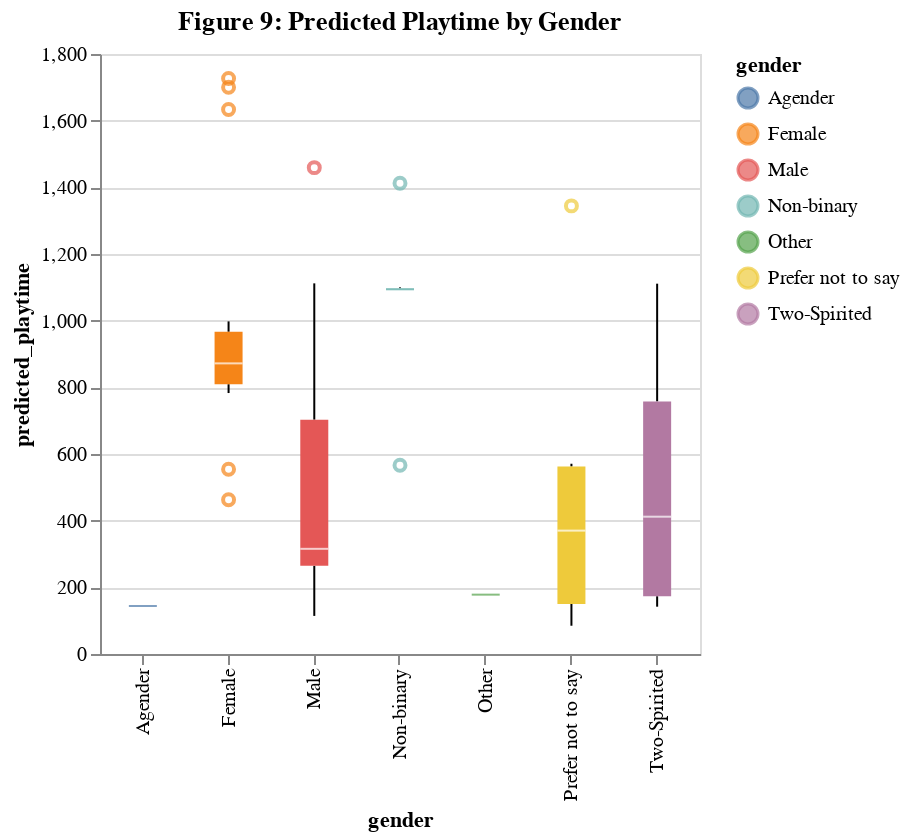

Notebook cell for this chart:
### Code cell
chart_gender = alt.Chart(player_summary).mark_boxplot().encode(
    x="gender:N",
    y="predicted_playtime:Q",
    color="gender:N"
).properties(
    title="Figure 9: Predicted Playtime by Gender",
    width=300, height=300
)
chart_gender

### Figure 1 — Vega-Lite specification as saved in the notebook (floating-point values rounded to 4 significant figures)
{"config": {"view": {"continuousWidth": 300, "continuousHeight": 300}}, "data": {"name": "data-f3c4b8a3c0f477a82ccea72b8bb4d165"}, "mark": {"type": "boxplot"}, "encoding": {"color": {"field": "gender", "type": "nominal"}, "x": {"field": "gender", "type": "nominal"}, "y": {"field": "predicted_playtime", "type": "quantitative"}}, "height": 300, "title": "Figure 9: Predicted Playtime by Gender", "width": 300, "$schema": "https://vega.github.io/schema/vega-lite/v5.20.1.json", "datasets": {"data-f3c4b8a3c0f477a82ccea72b8bb4d165": [{"hashedemail": "0088b5e134c3f0498a18c7ea6b8d77b4b0ff1636fc93355ccc95b45423367832", "experience": "Regular", "subscribe": true, "gender": "Male", "age": 20, "total_playtime_min": 106.0, "session_count": 2, "avg_session_length_min": 53.0, "predicted_playtime": 1112.0}, {"hashedemail": "060aca80f8cfbf1c91553a72f4d5ec8034764b05ab59fe8e1cf0eee9a7b67967", "experience": "Pro", "subscribe": false, "gender": "Male", "age": 21, "total_playtime_min": 30.0, "session_count": 1, "avg_session_length_min": 30.0, "predicted_playtime": 278.3}, {"hashedemail": "0ce7bfa910d47fc91f21a7b3acd8f33bde6db57912ce0290fa0437ce0b97f387", "experience": "Beginner", "subscribe": true, "gender": "Male", "age": 17, "total_playtime_min": 11.0, "session_count": 1, "avg_session_length_min": 11.0, "predicted_playtime": 702.3}, {"hashedemail": "0d4d71be33e2bc7266ee4983002bd930f69d304288a8663529c875f40f1750f3", "experience": "Regular", "subscribe": true, "gender": "Male", "age": 17, "total_playtime_min": 418.0, "session_count": 13, "avg_session_length_min": 32.15, "predicted_playtime": 702.1}, {"hashedemail": "0d70dd9cac34d646c810b1846fe6a85b9e288a76f5dcab9c1ff1a0e7ca200b3a", "experience": "Pro", "subscribe": true, "gender": "Male", "age": 17, "total_playtime_min": 70.0, "session_count": 2, "avg_session_length_min": 35.0, "predicted_playtime": 763.7}, {"hashedemail": "11006065e9412650e99eea4a4aaaf0399bc338006f85e80cc82d18b49f0e2aa4", "experience": "Veteran", "subscribe": false, "gender": "Male", "age": 19, "total_playtime_min": 10.0, "session_count": 1, "avg_session_length_min": 10.0, "predicted_playtime": 232.9}, {"hashedemail": "119f01b9877fc5ea0073d05602a353b91c4b48e4cf02f42bb8d661b46a34b760", "experience": "Amateur", "subscribe": true, "gender": "Female", "age": 21, "total_playtime_min": 50.0, "session_count": 1, "avg_session_length_min": 50.0, "predicted_playtime": 957.4}, {"hashedemail": "18936844e06b6c7871dce06384e2d142dd86756941641ef39cf40a9967ea14e3", "experience": "Amateur", "subscribe": true, "gender": "Male", "age": 14, "total_playtime_min": 1217.0, "session_count": 41, "avg_session_length_min": 29.68, "predicted_playtime": 701.3}, {"hashedemail": "1a2b92f18f36b0b59b41d648d10a9b8b20a2adff550ddbcb8cec2f47d4d881d0", "experience": "Beginner", "subscribe": false, "gender": "Female", "age": 37, "total_playtime_min": 18.0, "session_count": 1, "avg_session_length_min": 18.0, "predicted_playtime": 462.9}, {"hashedemail": "1d2371d8a35c8831034b25bda8764539ab7db0f63938696917c447128a2540dd", "experience": "Amateur", "subscribe": false, "gender": "Male", "age": 21, "total_playtime_min": 5.0, "session_count": 1, "avg_session_length_min": 5.0, "predicted_playtime": 257.7}, {"hashedemail": "200db0417ee70863c7e2a0f214c737476fb86de5869d0b907a077d726357e687", "experience": "Amateur", "subscribe": false, "gender": "Female", "age": 17, "total_playtime_min": 12.0, "session_count": 1, "avg_session_length_min": 12.0, "predicted_playtime": 782.9}, {"hashedemail": "20ae3f8b5323674fe6e537bc91928841cfc2a00c1b36522fd25370bb6fa89d36", "experience": "Regular", "subscribe": true, "gender": "Male", "age": 19, "total_playtime_min": 46.0, "session_count": 2, "avg_session_length_min": 23.0, "predicted_playtime": 1459.0}, {"hashedemail": "22a78bfd44e46931261d06864b92cf9a8fd77fb02bec66cb71646dd9da222a0d", "experience": "Amateur", "subscribe": true, "gender": "Non-binary", "age": 17, "total_playtime_min": 86.0, "session_count": 2, "avg_session_length_min": 43.0, "predicted_playtime": 1100.0}, {"hashedemail": "23fe711e0e3b77f1da7aa221ab1192afe21648d47d2b4fa7a5a659ff443a0eb5", "experience": "Amateur", "subscribe": true, "gender": "Female", "age": 21, "total_playtime_min": 50.0, "session_count": 1, "avg_session_length_min": 50.0, "predicted_playtime": 957.4}, {"hashedemail": "24d4892c2c3ce11d3e54c3bf31ee218901cac7a2f564911d67424c8fdf0874fe", "experience": "Amateur", "subscribe": true, "gender": "Male", "age": 22, "total_playtime_min": 2366.0, "session_count": 79, "avg_session_length_min": 29.95, "predicted_playtime": 266.5}, {"hashedemail": "25879aecc205544bc6505f9faf768356e0a3b7126057308ae3235f8a514e9a62", "experience": "Amateur", "subscribe": true, "gender": "Female", "age": 17, "total_playtime_min": 7.0, "session_count": 1, "avg_session_length_min": 7.0, "predicted_playtime": 997.8}, {"hashedemail": "2917e2dacafed92d017b9f356ce90a442bea6e4ad59dbbb484a920398acb8974", "experience": "Amateur", "subscribe": false, "gender": "Two-Spirited", "age": 26, "total_playtime_min": 5.0, "session_count": 1, "avg_session_length_min": 5.0, "predicted_playtime": 141.9}, {"hashedemail": "2cfed571797b66cc810c32562fc5b0f70b5bec0f5250799245527135bbf9662e", "experience": "Amateur", "subscribe": true, "gender": "Male", "age": 16, "total_playtime_min": 6.0, "session_count": 1, "avg_session_length_min": 6.0, "predicted_playtime": 701.5}, {"hashedemail": "336adf9b9070abb44eaec22a48b04d8cda6cf0c98a46eef37779a1dcb6f5b4bb", "experience": "Regular", "subscribe": true, "gender": "Male", "age": 21, "total_playtime_min": 266.0, "session_count": 3, "avg_session_length_min": 88.67, "predicted_playtime": 696.1}, {"hashedemail": "36d9cbb4c6bc0c1a6911436d2da0d09ec625e43e6552f575d4acc9cf487c4686", "experience": "Amateur", "subscribe": true, "gender": "Male", "age": 17, "total_playtime_min": 3873.0, "session_count": 130, "avg_session_length_min": 29.79, "predicted_playtime": 703.0}, {"hashedemail": "3caa832978e0596779f4ee7c686c4592fb6de893925025d25bf26be9a8cd03f5", "experience": "Amateur", "subscribe": true, "gender": "Male", "age": 22, "total_playtime_min": 12.0, "session_count": 1, "avg_session_length_min": 12.0, "predicted_playtime": 266.5}, {"hashedemail": "42382bb2af563e6979c5b84d288cbb49bb2ef90b1bcf196c2902da4ce20eb7f3", "experience": "Amateur", "subscribe": true, "gender": "Female", "age": 22, "total_playtime_min": 55.0, "session_count": 1, "avg_session_length_min": 55.0, "predicted_playtime": 867.1}, {"hashedemail": "42eafe96ed5c1684e3b5cc614d1b01a117173d3ec6898abcf1177d9822bd39f7", "experience": "Beginner", "subscribe": false, "gender": "Female", "age": 17, "total_playtime_min": 59.0, "session_count": 11, "avg_session_length_min": 5.364, "predicted_playtime": 786.8}, {"hashedemail": "4b01bce3f141289709e8278b02ba5d2aaa7105d7ccb9c7deb37670a80e332774", "experience": "Amateur", "subscribe": true, "gender": "Male", "age": 23, "total_playtime_min": 121.0, "session_count": 1, "avg_session_length_min": 121.0, "predicted_playtime": 266.5}, {"hashedemail": "4bed6f49b672974f706aa7f020b4f29020326bf594520593557cd381a51559b8", "experience": "Beginner", "subscribe": true, "gender": "Female", "age": 25, "total_playtime_min": 101.0, "session_count": 1, "avg_session_length_min": 101.0, "predicted_playtime": 866.4}, {"hashedemail": "4bfad3613c71ace05644bf210195d9fb0d3d9513753ad2f8a16d1a80699bb906", "experience": "Veteran", "subscribe": false, "gender": "Male", "age": 17, "total_playtime_min": 11.0, "session_count": 1, "avg_session_length_min": 11.0, "predicted_playtime": 199.1}, {"hashedemail": "55d24216db39c27e1f17cc43d3127cbf8ed76ada6d098202b53ded319855e2c1", "experience": "Amateur", "subscribe": true, "gender": "Male", "age": 17, "total_playtime_min": 33.0, "session_count": 3, "avg_session_length_min": 11.0, "predicted_playtime": 703.0}, {"hashedemail": "577aa5f15468252b1c6f32dcd515012923476292e30f95e6b4128c770e993f92", "experience": "Veteran", "subscribe": true, "gender": "Male", "age": 17, "total_playtime_min": 10.0, "session_count": 1, "avg_session_length_min": 10.0, "predicted_playtime": 282.2}, {"hashedemail": "5a340c0e3d1aa3e579efc625bd3e5bca7fc25f7115b68e9411f457464bfd3df4", "experience": "Veteran", "subscribe": true, "gender": "Male", "age": 20, "total_playtime_min": 33.0, "session_count": 2, "avg_session_length_min": 16.5, "predicted_playtime": 282.0}, {"hashedemail": "5afb9b4ba7f0bb42d4e4d72ee21be8a51131a7677f0519b4606fdbf770eec750", "experience": "Amateur", "subscribe": true, "gender": "Male", "age": 17, "total_playtime_min": 14.0, "session_count": 1, "avg_session_length_min": 14.0, "predicted_playtime": 703.0}, {"hashedemail": "5baba1651a0b92788bc0d6dcdf00be64af1cf9f0015bbeed204ddabd1d872e83", "experience": "Regular", "subscribe": true, "gender": "Female", "age": 28, "total_playtime_min": 43.0, "session_count": 1, "avg_session_length_min": 43.0, "predicted_playtime": 1726.0}, {"hashedemail": "5c27e8b9fed2816b006dc8397ec04470b59339fd591a46a3eb7951b939b72984", "experience": "Amateur", "subscribe": false, "gender": "Male", "age": 18, "total_playtime_min": 57.0, "session_count": 1, "avg_session_length_min": 57.0, "predicted_playtime": 255.5}, {"hashedemail": "5e0beb10f6163a508622ef25220d780bdd012a89dee571db77fc502980c0e57d", "experience": "Regular", "subscribe": true, "gender": "Male", "age": 15, "total_playtime_min": 9.0, "session_count": 1, "avg_session_length_min": 9.0, "predicted_playtime": 704.4}, {"hashedemail": "6b1cdc07fcc1f7ea09509341fd245dd34fdba386f14a493e9107c18604baedc9", "experience": "Veteran", "subscribe": true, "gender": "Non-binary", "age": 17, "total_playtime_min": 11.0, "session_count": 1, "avg_session_length_min": 11.0, "predicted_playtime": 1089.0}, {"hashedemail": "6ca8a90e4f5c61bf36baf556d446873c4e894e7a62f91996aa237be64b0e183b", "experience": "Beginner", "subscribe": true, "gender": "Female", "age": 17, "total_playtime_min": 66.0, "session_count": 1, "avg_session_length_min": 66.0, "predicted_playtime": 886.7}, {"hashedemail": "6fa105fac7f4f37350f21830db78cde153d8edda41d6f4f2d48c9785d605c5e5", "experience": "Amateur", "subscribe": false, "gender": "Male", "age": 45, "total_playtime_min": 7.0, "session_count": 1, "avg_session_length_min": 7.0, "predicted_playtime": 175.6}, {"hashedemail": "7096b30972a32029244fc6171f21bc5996b51b8d75df7a94f003dead428988f9", "experience": "Amateur", "subscribe": false, "gender": "Male", "age": 26, "total_playtime_min": 72.0, "session_count": 2, "avg_session_length_min": 36.0, "predicted_playtime": 252.2}, {"hashedemail": "70db3a16ef58cf8bf6d8658c426ba4a5fcd7523a0abdd413f14466c41181215d", "experience": "Veteran", "subscribe": false, "gender": "Male", "age": 22, "total_playtime_min": 15.0, "session_count": 1, "avg_session_length_min": 15.0, "predicted_playtime": 122.0}, {"hashedemail": "710148466b44cb02ba894aa9005a4892e619250ebd01153055d6c7578fc1ea10", "experience": "Amateur", "subscribe": true, "gender": "Male", "age": 23, "total_playtime_min": 8.0, "session_count": 1, "avg_session_length_min": 8.0, "predicted_playtime": 266.5}, {"hashedemail": "71453e425f07d10da4fa2b349c83e73ccdf0fb3312f778b35c5802c3292c87bd", "experience": "Veteran", "subscribe": false, "gender": "Male", "age": 22, "total_playtime_min": 21.0, "session_count": 1, "avg_session_length_min": 21.0, "predicted_playtime": 122.0}, {"hashedemail": "71e724778a28bb0ebbdacb1328944dfef427525466b012b66e7554a65e401a16", "experience": "Regular", "subscribe": true, "gender": "Male", "age": 14, "total_playtime_min": 20.0, "session_count": 2, "avg_session_length_min": 10.0, "predicted_playtime": 704.9}, {"hashedemail": "722ab6d91280c439f2780767a1250889e93f75fc0ba0bc48175da022ab3e9ea9", "experience": "Beginner", "subscribe": false, "gender": "Female", "age": 17, "total_playtime_min": 5.0, "session_count": 1, "avg_session_length_min": 5.0, "predicted_playtime": 786.8}, {"hashedemail": "75f275366c0dbb8b23957b97aaaf77db5d6517fb846d3d4d209bd391ae3d39f6", "experience": "Amateur", "subscribe": true, "gender": "Male", "age": 24, "total_playtime_min": 24.0, "session_count": 1, "avg_session_length_min": 24.0, "predicted_playtime": 266.5}, {"hashedemail": "7a4686586d290c67179275c7c3dfb4ea02f4d317d9ee0e2cee98baa27877a875", "experience": "Veteran", "subscribe": true, "gender": "Female", "age": 23, "total_playtime_min": 115.0, "session_count": 3, "avg_session_length_min": 38.33, "predicted_playtime": 876.6}, {"hashedemail": "7b17513f11968feaf6b02977885c436dc2a4549489ca25ef03022f9fbae19d81", "experience": "Regular", "subscribe": false, "gender": "Male", "age": 50, "total_playtime_min": 5.0, "session_count": 1, "avg_session_length_min": 5.0, "predicted_playtime": 174.3}, {"hashedemail": "7b5c323f9a9e21b6bcc2a8c431e96f9f2155c7b4318a68d3e7d9edd2018095a9", "experience": "Beginner", "subscribe": true, "gender": "Two-Spirited", "age": 17, "total_playtime_min": 5.0, "session_count": 1, "avg_session_length_min": 5.0, "predicted_playtime": 640.1}, {"hashedemail": "7c0ae28a5f85a515a8063f9ed989aa26c5ebcc64f6b7be2948c0b300c2c9bd47", "experience": "Amateur", "subscribe": true, "gender": "Male", "age": 23, "total_playtime_min": 9.0, "session_count": 1, "avg_session_length_min": 9.0, "predicted_playtime": 266.5}, {"hashedemail": "7d71c49cbbce8dcf0276b2bfecfa2d16f22cb31a4024556d6085884298f2ee8d", "experience": "Regular", "subscribe": true, "gender": "Two-Spirited", "age": 99, "total_playtime_min": 8.0, "session_count": 1, "avg_session_length_min": 8.0, "predicted_playtime": 183.8}, {"hashedemail": "7dc01f10bf20671ecfccdac23812b1b415acd42c2147cb0af4d48fcce2420f3e", "experience": "Regular", "subscribe": true, "gender": "Male", "age": 21, "total_playtime_min": 9.0, "session_count": 1, "avg_session_length_min": 9.0, "predicted_playtime": 696.1}, {"hashedemail": "7ea2a6532a9a7f33e1ad6067015746bbbbacaabb8cba0f430129f851c0aa59d9", "experience": "Regular", "subscribe": true, "gender": "Male", "age": 24, "total_playtime_min": 13.0, "session_count": 1, "avg_session_length_min": 13.0, "predicted_playtime": 699.4}, {"hashedemail": "80afc8e7137de6a232421e926c1e6e64ddeef1d8157c4439746bc00fcf91e8a7", "experience": "Beginner", "subscribe": false, "gender": "Male", "age": 32, "total_playtime_min": 116.0, "session_count": 1, "avg_session_length_min": 116.0, "predicted_playtime": 114.3}, {"hashedemail": "82d2615c56f8bdb5e56c603d3c90096649eb944fe47e1c827219d8af0b9fc94a", "experience": "Veteran", "subscribe": true, "gender": "Male", "age": 21, "total_playtime_min": 41.0, "session_count": 1, "avg_session_length_min": 41.0, "predicted_playtime": 285.2}, {"hashedemail": "88247d9a46fc214a12485dcbcbb03a8ddebfe8c1ec5fe209cd660147625c8e62", "experience": "Veteran", "subscribe": false, "gender": "Prefer not to say", "age": 25, "total_playtime_min": 118.0, "session_count": 6, "avg_session_length_min": 19.67, "predicted_playtime": 84.79}, {"hashedemail": "8af6e04a9067b009303e36cf39f7e7d53f9473e74b4633876ddd79769158b665", "experience": "Amateur", "subscribe": true, "gender": "Male", "age": 23, "total_playtime_min": 14.0, "session_count": 1, "avg_session_length_min": 14.0, "predicted_playtime": 266.5}, {"hashedemail": "8b71f4d66a38389b7528bb38ba6eb71157733df7d1740371852a797ae97d82d1", "experience": "Amateur", "subscribe": true, "gender": "Male", "age": 17, "total_playtime_min": 13.0, "session_count": 1, "avg_session_length_min": 13.0, "predicted_playtime": 703.0}, {"hashedemail": "8d2eed1f399e0d77cebb8fcc48ed19ad2fa8e3bb3fa683cb90e0ac6d42677bf2", "experience": "Veteran", "subscribe": true, "gender": "Male", "age": 24, "total_playtime_min": 147.0, "session_count": 1, "avg_session_length_min": 147.0, "predicted_playtime": 276.1}, {"hashedemail": "8d713786e0bf0371cd928a91d32d1e37b14e14e49744cdebac90885c05c48afa", "experience": "Amateur", "subscribe": false, "gender": "Female", "age": 32, "total_playtime_min": 11.0, "session_count": 1, "avg_session_length_min": 11.0, "predicted_playtime": 810.3}, {"hashedemail": "8e0aac3020b3fd9cdef4840b533b4b105aaf1ce1f6f2df3f328ba2a44cecfdc1", "experience": "Amateur", "subscribe": true, "gender": "Male", "age": 11, "total_playtime_min": 193.0, "session_count": 3, "avg_session_length_min": 64.33, "predicted_playtime": 759.6}, {"hashedemail": "8e98b6db2053af0bc0e62cd55bcea5a08f23986dec3d02ca520ea039517e6744", "experience": "Regular", "subscribe": false, "gender": "Male", "age": 18, "total_playtime_min": 10.0, "session_count": 1, "avg_session_length_min": 10.0, "predicted_playtime": 595.4}, {"hashedemail": "8eae13e0f5823d9c48fe7b89695ea231f96f644f664bcc74c5a07f7d0a1135bd", "experience": "Pro", "subscribe": true, "gender": "Male", "age": 12, "total_playtime_min": 34.0, "session_count": 1, "avg_session_length_min": 34.0, "predicted_playtime": 752.4}, {"hashedemail": "90f1495942837b1cde67cc9e3119421e38183502a4c6dee304df3bf0c21e0dd0", "experience": "Pro", "subscribe": true, "gender": "Male", "age": 17, "total_playtime_min": 16.0, "session_count": 1, "avg_session_length_min": 16.0, "predicted_playtime": 763.7}, {"hashedemail": "93efabc9f7de58f44c457bac715cf8f9f44cd88cc574fc02624cac194d2f0ea5", "experience": "Amateur", "subscribe": false, "gender": "Male", "age": 24, "total_playtime_min": 136.0, "session_count": 1, "avg_session_length_min": 136.0, "predicted_playtime": 256.4}, {"hashedemail": "951e54f7376e2b2f0915e9e3646c701af4a2fe839385b13f9e0084b08f8070bd", "experience": "Veteran", "subscribe": false, "gender": "Male", "age": 18, "total_playtime_min": 10.0, "session_count": 1, "avg_session_length_min": 10.0, "predicted_playtime": 199.1}, {"hashedemail": "95aa10ff79645508dcff5c08da02a8f6ddd9016b44fb469347e5739b8865c613", "experience": "Amateur", "subscribe": true, "gender": "Male", "age": 21, "total_playtime_min": 37.0, "session_count": 2, "avg_session_length_min": 18.5, "predicted_playtime": 280.6}, {"hashedemail": "96e190b0bf3923cd8d349eee467c09d1130af143335779251492eb4c2c058a5f", "experience": "Beginner", "subscribe": true, "gender": "Prefer not to say", "age": 27, "total_playtime_min": 168.0, "session_count": 8, "avg_session_length_min": 21.0, "predicted_playtime": 133.0}, {"hashedemail": "9782452b8e41d1f140374eec34c84f464df6ed12e2777e5b4f7150912b8ab78c", "experience": "Beginner", "subscribe": true, "gender": "Male", "age": 24, "total_playtime_min": 1581.0, "session_count": 18, "avg_session_length_min": 87.83, "predicted_playtime": 260.5}, {"hashedemail": "9955ab948064150d3686ef564389bdc6d6c60bc620a5ce3084b3dec4a7a006a7", "experience": "Amateur", "subscribe": true, "gender": "Two-Spirited", "age": 17, "total_playtime_min": 33.0, "session_count": 1, "avg_session_length_min": 33.0, "predicted_playtime": 1111.0}, {"hashedemail": "9ba67e127e4e70d909f6237644bb4674b17bc6ae5c9e735f88cfc50e22b499c6", "experience": "Veteran", "subscribe": true, "gender": "Male", "age": 17, "total_playtime_min": 11.0, "session_count": 1, "avg_session_length_min": 11.0, "predicted_playtime": 282.2}, {"hashedemail": "9c2a5275ada716508a7e66629dfbeaa4c03ca9eb5f30d2132f41de130c367c56", "experience": "Beginner", "subscribe": true, "gender": "Male", "age": 24, "total_playtime_min": 11.0, "session_count": 1, "avg_session_length_min": 11.0, "predicted_playtime": 260.5}, {"hashedemail": "a175d4741dc84e6baf77901f6e8e0a06f54809a34e6b5211159bced346f7fb3e", "experience": "Amateur", "subscribe": true, "gender": "Female", "age": 17, "total_playtime_min": 3232.0, "session_count": 37, "avg_session_length_min": 87.35, "predicted_playtime": 997.8}, {"hashedemail": "a1e0438d568b9c05a93cadaf99969e4d44794d19dea31edd723cbc916f878c33", "experience": "Veteran", "subscribe": false, "gender": "Non-binary", "age": 21, "total_playtime_min": 178.0, "session_count": 3, "avg_session_length_min": 59.33, "predicted_playtime": 566.1}, {"hashedemail": "a2a0612e9a7da558cbac2ee3c816740324505a69a6e042c94aa1b67731f9ff01", "experience": "Regular", "subscribe": false, "gender": "Male", "age": 18, "total_playtime_min": 6.0, "session_count": 1, "avg_session_length_min": 6.0, "predicted_playtime": 595.4}, {"hashedemail": "ab1f44f93c3b828f55458971db393052d9711df3e0e7ff69540bfebfcec555ff", "experience": "Amateur", "subscribe": true, "gender": "Male", "age": 17, "total_playtime_min": 43.0, "session_count": 2, "avg_session_length_min": 21.5, "predicted_playtime": 703.0}, {"hashedemail": "ad6390295640af1ed0e45ffc58a53b2d9074b0eea694b16210addd44d7c81f83", "experience": "Regular", "subscribe": true, "gender": "Female", "age": 19, "total_playtime_min": 11830.0, "session_count": 147, "avg_session_length_min": 80.46, "predicted_playtime": 1634.0}, {"hashedemail": "ae8d8a9dcf80b38466f89466201e6d594eb94d6994eda1617f7dfae9cb21bfb3", "experience": "Beginner", "subscribe": true, "gender": "Female", "age": 17, "total_playtime_min": 70.0, "session_count": 2, "avg_session_length_min": 35.0, "predicted_playtime": 886.7}, {"hashedemail": "aea049eaa7cb10db386a62990220d205ceb2a4c473cae3ec7bab107278c26559", "experience": "Beginner", "subscribe": true, "gender": "Prefer not to say", "age": 17, "total_playtime_min": 18.0, "session_count": 1, "avg_session_length_min": 18.0, "predicted_playtime": 570.8}, {"hashedemail": "b3510c708bd50bf9f75e6e02bb6fe14edb705e0ea671ee769a45c613750e8b58", "experience": "Veteran", "subscribe": true, "gender": "Agender", "age": 27, "total_playtime_min": 821.0, "session_count": 10, "avg_session_length_min": 82.1, "predicted_playtime": 144.0}, {"hashedemail": "b622593d2ef8b337dc554acb307d04a88114f2bf453b18fb5d2c80052aeb2319", "experience": "Regular", "subscribe": true, "gender": "Non-binary", "age": 20, "total_playtime_min": 14130.0, "session_count": 94, "avg_session_length_min": 150.3, "predicted_playtime": 1412.0}, {"hashedemail": "b674dd7ee0d24096d1c019615ce4d12b20fcbff12d79d3c5a9d2118eb7ccbb28", "experience": "Veteran", "subscribe": false, "gender": "Male", "age": 17, "total_playtime_min": 5.0, "session_count": 1, "avg_session_length_min": 5.0, "predicted_playtime": 199.1}, {"hashedemail": "ba24bebe588a34ac546f8559850c65bc90cd9d51b821581bd6e25cff437a1081", "experience": "Veteran", "subscribe": true, "gender": "Female", "age": 44, "total_playtime_min": 11.0, "session_count": 1, "avg_session_length_min": 11.0, "predicted_playtime": 554.4}, {"hashedemail": "ba9b943f7fd9b5078b20ece741c4cb6435418d5d8373b4fe3830487f6036095c", "experience": "Regular", "subscribe": false, "gender": "Prefer not to say", "age": 17, "total_playtime_min": 10.0, "session_count": 1, "avg_session_length_min": 10.0, "predicted_playtime": 1344.0}, {"hashedemail": "bc704ff2bc676dbf48ee41b9e11481c1387bf758ad318f2428f336e3fecc6660", "experience": "Regular", "subscribe": true, "gender": "Male", "age": 8, "total_playtime_min": 25.0, "session_count": 1, "avg_session_length_min": 25.0, "predicted_playtime": 763.7}, {"hashedemail": "bd10e7eab5531d5e82c9eebb929e2703f05367a90b0533074392a5f39a55c5d9", "experience": "Amateur", "subscribe": true, "gender": "Male", "age": 19, "total_playtime_min": 13.0, "session_count": 1, "avg_session_length_min": 13.0, "predicted_playtime": 701.6}, {"hashedemail": "bda1905e54b6c745bcced9d59ce655a5bfd03c35cc6abdd8d1610e5c416f79d1", "experience": "Amateur", "subscribe": true, "gender": "Male", "age": 17, "total_playtime_min": 5.0, "session_count": 1, "avg_session_length_min": 5.0, "predicted_playtime": 703.0}, {"hashedemail": "bfce39c89d6549f2bb94d8064d3ce69dc3d7e72b38f431d8aa0c4bf95ccee6bf", "experience": "Regular", "subscribe": true, "gender": "Male", "age": 17, "total_playtime_min": 14670.0, "session_count": 219, "avg_session_length_min": 66.99, "predicted_playtime": 702.1}, {"hashedemail": "c121e4d197469bea90e21c0495001f4e21824adb98cbc6a40d54e66617cee174", "experience": "Regular", "subscribe": true, "gender": "Male", "age": 21, "total_playtime_min": 9.0, "session_count": 1, "avg_session_length_min": 9.0, "predicted_playtime": 696.1}, {"hashedemail": "c57fa94e436cf49a929d0168e47d26fec3d900b321775e280ef136979c01d5a4", "experience": "Regular", "subscribe": true, "gender": "Male", "age": 49, "total_playtime_min": 1235.0, "session_count": 16, "avg_session_length_min": 77.19, "predicted_playtime": 619.2}, {"hashedemail": "c871393f513c68e313874ac9d192a0b8be7bf99a96bff0ab46beb343ee4217d5", "experience": "Veteran", "subscribe": false, "gender": "Female", "age": 22, "total_playtime_min": 184.0, "session_count": 3, "avg_session_length_min": 61.33, "predicted_playtime": 806.8}, {"hashedemail": "ca20f724571080b997e0efa874b9611e9f280c1af5f68ff6231a9e5b5d79bcfe", "experience": "Veteran", "subscribe": true, "gender": "Male", "age": 38, "total_playtime_min": 21.0, "session_count": 1, "avg_session_length_min": 21.0, "predicted_playtime": 178.0}, {"hashedemail": "cb00c16dc2043f435a7a8c2a473656e4119ffa7173bab7ec7455715173912498", "experience": "Veteran", "subscribe": true, "gender": "Non-binary", "age": 17, "total_playtime_min": 68.0, "session_count": 2, "avg_session_length_min": 34.0, "predicted_playtime": 1089.0}, {"hashedemail": "d07befbac08be3d876d026ac0458651067001b39081d24724af3c95be76355e0", "experience": "Veteran", "subscribe": true, "gender": "Non-binary", "age": 17, "total_playtime_min": 11.0, "session_count": 1, "avg_session_length_min": 11.0, "predicted_playtime": 1089.0}, {"hashedemail": "d13020f8d53c08c95e64f2254424a65c9c479fcfd866b21b850d200a2689a8b5", "experience": "Beginner", "subscribe": true, "gender": "Prefer not to say", "age": 22, "total_playtime_min": 35.0, "session_count": 2, "avg_session_length_min": 17.5, "predicted_playtime": 202.5}, {"hashedemail": "d3ca24e4d7fe8ffe2a821ebd3b841252950ca53e4d659a5f33b987e2cd42a1ec", "experience": "Veteran", "subscribe": false, "gender": "Male", "age": 18, "total_playtime_min": 14.0, "session_count": 1, "avg_session_length_min": 14.0, "predicted_playtime": 199.1}, {"hashedemail": "d43af3bed5e9f1f31077233697c18f3f988a217bd0376a5f1a54d14964a38c36", "experience": "Regular", "subscribe": true, "gender": "Female", "age": 20, "total_playtime_min": 32.0, "session_count": 1, "avg_session_length_min": 32.0, "predicted_playtime": 1700.0}, {"hashedemail": "d46bd29a2ed08e3500bd8729085ef4b6f0ca65baf4c756f88b6bedf7a18e0352", "experience": "Pro", "subscribe": false, "gender": "Male", "age": 17, "total_playtime_min": 110.0, "session_count": 1, "avg_session_length_min": 110.0, "predicted_playtime": 315.5}, {"hashedemail": "d48302dee689942b60f7e9756eba99d0be030df0ab6f553904a9dbbc44d0b5d5", "experience": "Beginner", "subscribe": true, "gender": "Male", "age": 17, "total_playtime_min": 10.0, "session_count": 1, "avg_session_length_min": 10.0, "predicted_playtime": 702.3}, {"hashedemail": "d51a8c57269fe347b4b7760ec29c420832cb36a11c47569a9200872831910c05", "experience": "Beginner", "subscribe": true, "gender": "Female", "age": 24, "total_playtime_min": 49.0, "session_count": 1, "avg_session_length_min": 49.0, "predicted_playtime": 847.6}, {"hashedemail": "d572f391d452b76ea2d7e5e53a3d38bfd7499c7399db299bd4fedb06a46ad5bb", "experience": "Amateur", "subscribe": false, "gender": "Prefer not to say", "age": 17, "total_playtime_min": 5.0, "session_count": 1, "avg_session_length_min": 5.0, "predicted_playtime": 537.8}, {"hashedemail": "d9473710057f7d42f36570f0be83817a4eea614029ff90cf50d8889cdd729d11", "experience": "Pro", "subscribe": true, "gender": "Other", "age": 91, "total_playtime_min": 15.0, "session_count": 1, "avg_session_length_min": 15.0, "predicted_playtime": 178.1}, {"hashedemail": "dbb20960cd4db4900dde7832e349dae46f7688583c8138b34785d9c7e509b5b9", "experience": "Amateur", "subscribe": true, "gender": "Female", "age": 26, "total_playtime_min": 7.0, "session_count": 1, "avg_session_length_min": 7.0, "predicted_playtime": 866.4}, {"hashedemail": "dc73467f73263dd4a07838330dd1cc115aa3f8b03538911ee6aac048405939c4", "experience": "Veteran", "subscribe": true, "gender": "Male", "age": 21, "total_playtime_min": 7.0, "session_count": 1, "avg_session_length_min": 7.0, "predicted_playtime": 285.2}, {"hashedemail": "e21a324ccf5c873bafe82e47d5137b36aa312ee4803eeb5cbc6cf945f9bb3f38", "experience": "Regular", "subscribe": true, "gender": "Male", "age": 17, "total_playtime_min": 6.0, "session_count": 1, "avg_session_length_min": 6.0, "predicted_playtime": 702.1}, {"hashedemail": "e3175c379bbb83c8786d2dd719cf844575aca24d2c81d643dc7f12f6227becf7", "experience": "Beginner", "subscribe": true, "gender": "Female", "age": 22, "total_playtime_min": 53.0, "session_count": 1, "avg_session_length_min": 53.0, "predicted_playtime": 847.9}, {"hashedemail": "e3e1bef1ce259c995332635c0ec630a575713451cbe742d7ca93e4c03d0826df", "experience": "Amateur", "subscribe": true, "gender": "Male", "age": 17, "total_playtime_min": 60.0, "session_count": 12, "avg_session_length_min": 5.0, "predicted_playtime": 703.0}, {"hashedemail": "e44041459da2102dc20147ed6f0db4753547be66fc4ddea037bafca64004de2d", "experience": "Veteran", "subscribe": true, "gender": "Male", "age": 18, "total_playtime_min": 26.0, "session_count": 1, "avg_session_length_min": 26.0, "predicted_playtime": 710.6}, {"hashedemail": "e47ae138603b9a7d6e9b97554bac2daf0477b30e0a4f29ed9d3deacc3c7ec155", "experience": "Pro", "subscribe": true, "gender": "Male", "age": 15, "total_playtime_min": 7.0, "session_count": 1, "avg_session_length_min": 7.0, "predicted_playtime": 752.1}, {"hashedemail": "e74c60a92c0100e7240be56d66969db85856152b048c639331a3595f901461ae", "experience": "Beginner", "subscribe": false, "gender": "Male", "age": 17, "total_playtime_min": 560.0, "session_count": 47, "avg_session_length_min": 11.91, "predicted_playtime": 252.6}, {"hashedemail": "ed3e6d043dee74fad932be44d0600f4502055198c511927b0c906f50b57d9582", "experience": "Beginner", "subscribe": true, "gender": "Male", "age": 17, "total_playtime_min": 5.0, "session_count": 1, "avg_session_length_min": 5.0, "predicted_playtime": 702.3}, {"hashedemail": "f19e136ddde68f365afc860c725ccff54307dedd13968e896a9f890c40aea436", "experience": "Amateur", "subscribe": false, "gender": "Male", "age": 17, "total_playtime_min": 179.0, "session_count": 6, "avg_session_length_min": 29.83, "predicted_playtime": 266.6}, {"hashedemail": "f1b432523542f90c61176a555ccb2144468d76c91a32d74082ab8c101f9d25b6", "experience": "Veteran", "subscribe": true, "gender": "Male", "age": 21, "total_playtime_min": 13.0, "session_count": 1, "avg_session_length_min": 13.0, "predicted_playtime": 285.2}, {"hashedemail": "f2826fb8dbce4d450348f99cb27ade184b713998d9679780442efaaf218038f2", "experience": "Regular", "subscribe": true, "gender": "Male", "age": 10, "total_playtime_min": 266.0, "session_count": 7, "avg_session_length_min": 38.0, "predicted_playtime": 763.2}, {"hashedemail": "f3c813577c458ba0dfef80996f8f32c93b6e8af1fa939732842f2312358a88e9", "experience": "Veteran", "subscribe": true, "gender": "Male", "age": 17, "total_playtime_min": 255.0, "session_count": 3, "avg_session_length_min": 85.0, "predicted_playtime": 282.2}, {"hashedemail": "f459ce1862ec9a43b6c714810390dfd632ed104eb11378b3a2a134b1b107bc75", "experience": "Beginner", "subscribe": true, "gender": "Male", "age": 26, "total_playtime_min": 46.0, "session_count": 2, "avg_session_length_min": 23.0, "predicted_playtime": 260.5}, {"hashedemail": "f4f29f2465743ead8c3ce02fc84542afe33ae3c95ef56a42b8f7785550fe9e4a", "experience": "Pro", "subscribe": true, "gender": "Male", "age": 19, "total_playtime_min": 41.0, "session_count": 2, "avg_session_length_min": 20.5, "predicted_playtime": 753.4}, {"hashedemail": "f6daba428a5e19a3d47574858c13550499be23603422e6a0ee9728f8b53e192d", "experience": "Pro", "subscribe": true, "gender": "Male", "age": 9, "total_playtime_min": 2019.0, "session_count": 27, "avg_session_length_min": 74.78, "predicted_playtime": 751.8}, {"hashedemail": "f707d141be44b2bf963eb171dbd14599059b4dda09aa002ba95ead4fa67273a7", "experience": "Veteran", "subscribe": true, "gender": "Male", "age": 16, "total_playtime_min": 8.0, "session_count": 1, "avg_session_length_min": 8.0, "predicted_playtime": 708.5}, {"hashedemail": "f7875ae87a61632030d5c4029ee8cf081be7047b2b4a9c04ab5a706f59786197", "experience": "Pro", "subscribe": false, "gender": "Male", "age": 17, "total_playtime_min": 19.0, "session_count": 1, "avg_session_length_min": 19.0, "predicted_playtime": 315.5}, {"hashedemail": "f8f5477f5a2e53616ae37421b1c660b971192bd8ff77e3398304c7ae42581fdc", "experience": "Amateur", "subscribe": true, "gender": "Female", "age": 16, "total_playtime_min": 9947.0, "session_count": 159, "avg_session_length_min": 62.56, "predicted_playtime": 994.5}, {"hashedemail": "f9ac013b2f0bc2bd4928a6a0fc8a0aae8b5c4f2670cf9e18f547b7e72034c965", "experience": "Beginner", "subscribe": true, "gender": "Male", "age": 17, "total_playtime_min": 74.0, "session_count": 2, "avg_session_length_min": 37.0, "predicted_playtime": 702.3}, {"hashedemail": "fb0005032363ec3b30c2ae668f78f5076b7e77de0c6a249e924eee608cd0a1fa", "experience": "Amateur", "subscribe": true, "gender": "Female", "age": 21, "total_playtime_min": 208.0, "session_count": 4, "avg_session_length_min": 52.0, "predicted_playtime": 957.4}, {"hashedemail": "fc0224c81384770e93ca717f32713960144bf0b52ff67639433a5c06a653a882", "experience": "Amateur", "subscribe": true, "gender": "Male", "age": 27, "total_playtime_min": 16.0, "session_count": 1, "avg_session_length_min": 16.0, "predicted_playtime": 263.1}, {"hashedemail": "fcab03c6d3079521e7f9665caed0f31fe3dae6b5ccb86e6cb58747a43aa8789f", "experience": "Pro", "subscribe": true, "gender": "Male", "age": 17, "total_playtime_min": 80.0, "session_count": 1, "avg_session_length_min": 80.0, "predicted_playtime": 763.7}, {"hashedemail": "fd6563a4e0f6f4273580e5fedbd8dda64990447aea5a33cbb5e894a3867ca44d", "experience": "Amateur", "subscribe": true, "gender": "Male", "age": 23, "total_playtime_min": 4795.0, "session_count": 310, "avg_session_length_min": 15.47, "predicted_playtime": 266.5}, {"hashedemail": "fe218a05c6c3fc6326f4f151e8cb75a2a9fa29e22b110d4c311fb58fb211f471", "experience": "Amateur", "subscribe": true, "gender": "Male", "age": 17, "total_playtime_min": 9.0, "session_count": 1, "avg_session_length_min": 9.0, "predicted_playtime": 703.0}, {"hashedemail": "fef4e1bed8c3f6dcd7bcd39ab21bd402386155b2ff8c8e53683e1d2793bf1ed1", "experience": "Beginner", "subscribe": true, "gender": "Male", "age": 20, "total_playtime_min": 72.0, "session_count": 1, "avg_session_length_min": 72.0, "predicted_playtime": 261.1}]}}
